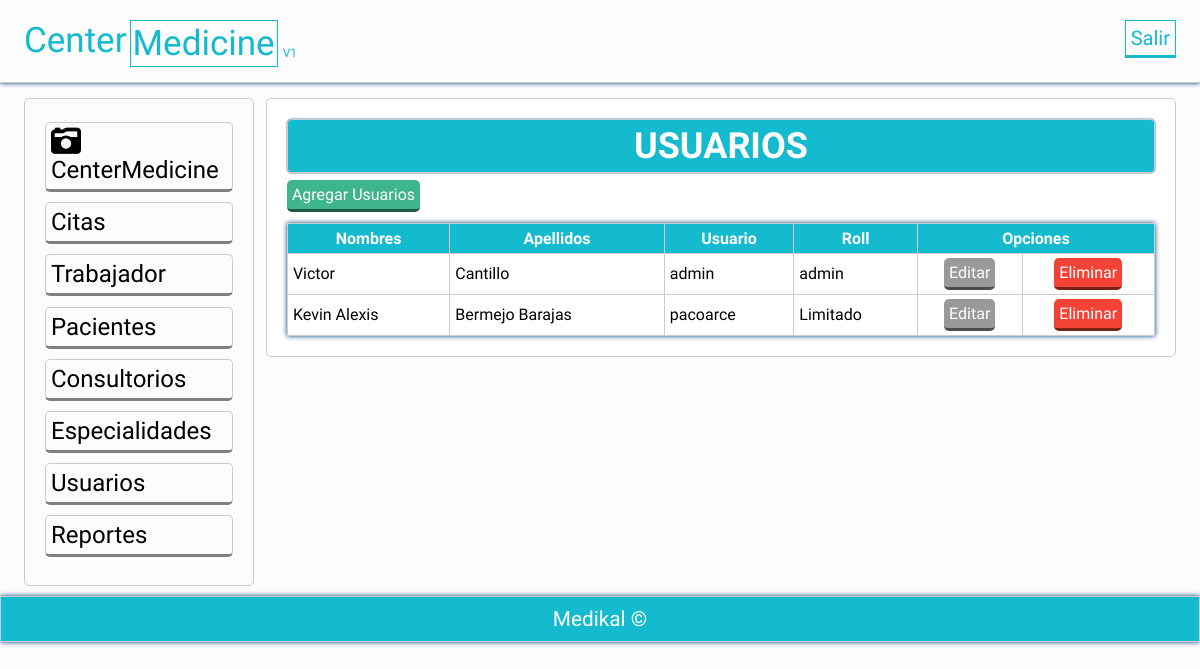
The page /vista/usuarios_vista.php on the database its author committed.
### tables this page shows
CREATE TABLE `usuarios` (
  `id` int(11) NOT NULL,
  `usuario` varchar(20) NOT NULL,
  `pass` varchar(200) DEFAULT NULL,
  `nombres` varchar(50) NOT NULL,
  `apellidos` varchar(50) NOT NULL,
  `Roll` varchar(15) NOT NULL
);

### vista/usuarios_vista.php (the view, shortened to what this page needs)
<?php
try{
	$conexion = new PDO('mysql:host=localhost;dbname=centromedico','root','');
}catch(PDOException $e){
	echo "Error: ". $e->getMessage();
}
$consulta = $conexion -> prepare("
	SELECT * FROM usuarios limit 5");
$consulta ->execute();
$consulta = $consulta ->fetchAll();
?>
<?php include 'plantillas/header.php'; ?>
	<section class="main">
		<div class="wrapp">
			<?php include 'plantillas/nav.php'; ?>
				<article>
					<div class="mensaje">
						<h2>USUARIOS</h2>
					</div>
					<a class="agregar" href="registrarusuarios.php">Agregar Usuarios</a>
						<table class="tabla">
						  <tr>
							<th>Nombres</th>
							<th>Apellidos</th>
                            <th>Usuario</th>
							<th>Roll</th>
                            <th colspan="2">Opciones</th>
						  </tr>
						<?php foreach ($consulta as $Sql): ?>
						<tr>
							<?php echo "<td>". $Sql['nombres']. "</td>"; ?>
                            <?php echo "<td>". $Sql['apellidos']. "</td>"; ?>
                            <?php echo "<td>". $Sql['usuario']. "</td>"; ?>
                            <?php echo "<td>". $Sql['Roll']. "</td>"; ?>
                            <?php echo "<td class='centrar'>"."<a href='actualizarusuario.php?id=".$Sql['id']."' class='editar'>Editar</a>". "</td>"; ?>
						  <?php echo "<td class='centrar'>"."<a href='eliminar_usuario.php?id=".$Sql['id']."' class='eliminar'>Eliminar</a>". "</td>"; ?>
						</tr>
						<?php endforeach; ?>
					</table>
				</article>
	</section>
<?php include 'plantillas/footer.php'; ?>
</body>
</html>

### css/estilos.css (style rules this page uses)
* { -webkit-box-sizing: border-box; -moz-box-sizing: border-box; box-sizing: border-box; margin:0px; padding:0px; font-family: 'Antic', sans-serif; }
body { background: rgba(0,0,0,.01); color:#000; }
.wrapp { padding: 0% 2%; width:100%; margin:auto; overflow: hidden; }
.mensaje { background: #14BACE; padding:5px; color:#fff; border-radius:5px; text-align: center; font-size: 1.5em; margin-bottom: 5px; box-shadow: 0 0px 2px #013D82 !important; }
article a { display:block; font-weight: normal; }
article { margin: 10px 0px; margin-left:1%; float: left; width: 79%; padding:20px; background: rgb(255, 255, 255); border-radius:5px; }
article,aside, .mensaje { border:1px solid #ccc; }
article a { margin: 2px 0px; display:inline-block; padding: 5px; color: white; border-radius:5px; cursor:pointer; border-bottom: 3px solid rgba(0, 0, 0,.5); width:auto; text-decoration:none; text-align:center; position: relative; }
article .agregar { background:#3FB58E; }
article .editar { background:#999; }
article .eliminar { background:#F44336; }
footer li,a { text-decoration: none; color: #fff; }
.tabla { box-shadow: 0 0px 5px #013D82 !important; width:100%; margin-top: 1%; border-collapse: collapse; }
.tabla th { background: #14BACE; padding: 5px; color:white; }
.centrar { text-align: center; }
.tabla td { padding: 2px 5px; }
.tabla td,th { border:1px solid #ccc; }

### rows shown on the page
usuarios: nombres "Victor", apellidos "Cantillo", usuario "admin", Roll "admin"
usuarios: nombres "Kevin Alexis", apellidos "Bermejo Barajas", usuario "pacoarce", Roll "Limitado"
